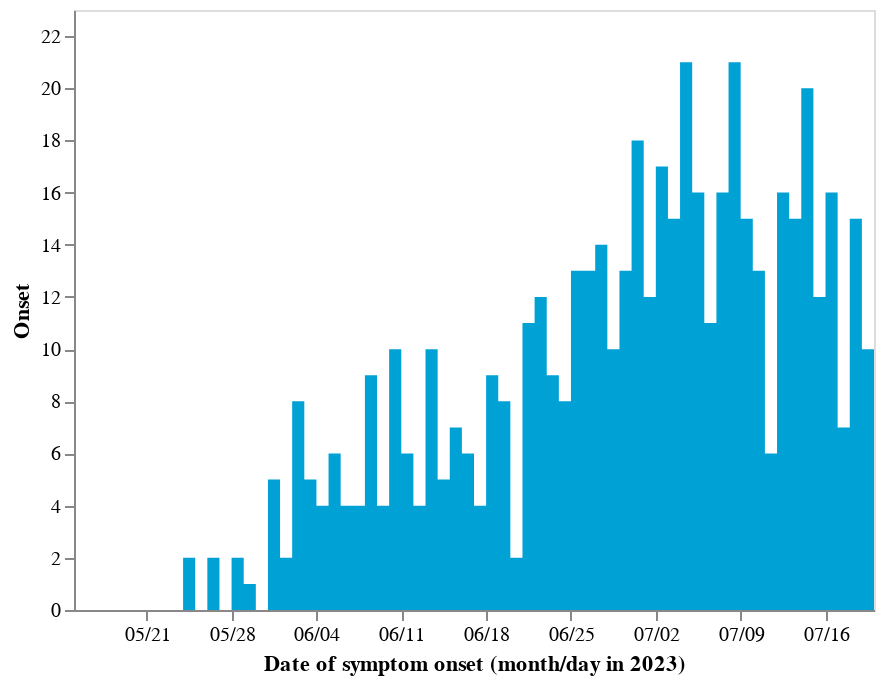

The code cell stored with this chart in its notebook:
### Code cell
clrs_ = ["#00a1d5", "#fee391", "#d8daeb", "#bababa", "k"]
colors = ['#4575b4', '#fdae61']
Df_cases_ = Df_cases_method2

base = alt.Chart(Df_cases_).encode(
    alt.X('Date', axis=alt.Axis(title="Date of symptom onset (month/day in 2023)", format = ("%m/%d")), 
          scale=alt.Scale(domain=[mindate, maxdate_to_show]))
)

ymx = 23; Rtmax=8
bar_cases_obs = base.mark_area(interpolate='step-before', color=clrs_[0], binSpacing=0, width=5.25, clip=True).encode(
    alt.Y('Onset:Q', scale=alt.Scale(domain=[0, ymx]), sort=['local', 'imported'][::-1])
)

chart = alt.layer(bar_cases_obs).configure_range(
        category=alt.RangeScheme(clrs_)
).resolve_scale(y = 'independent').properties(width=400, height=300).configure_axis(grid=False)

# save_chart(chart, f'figures/{basename}.svg')

chart

### Figure 1 — Vega-Lite specification as saved in the notebook (floating-point values rounded to 4 significant figures)
{"config": {"view": {"continuousWidth": 300, "continuousHeight": 300}, "axis": {"grid": false}, "range": {"category": ["#00a1d5", "#fee391", "#d8daeb", "#bababa", "k"]}}, "layer": [{"mark": {"type": "area", "binSpacing": 0, "clip": true, "color": "#00a1d5", "interpolate": "step-before", "width": 5.25}, "encoding": {"x": {"axis": {"format": "%m/%d", "title": "Date of symptom onset (month/day in 2023)"}, "field": "Date", "scale": {"domain": ["2023-05-15T00:00:00", "2023-07-20T00:00:00"]}, "type": "temporal"}, "y": {"field": "Onset", "scale": {"domain": [0, 23]}, "sort": ["imported", "local"], "type": "quantitative"}}}], "data": {"name": "data-9fc069cece2ba9dd707d8c81b9c4edba"}, "height": 300, "resolve": {"scale": {"y": "independent"}}, "width": 400, "$schema": "https://vega.github.io/schema/vega-lite/v5.14.1.json", "datasets": {"data-9fc069cece2ba9dd707d8c81b9c4edba": [{"Date": "2023-05-15T00:00:00", "Onset": 0, "Reported": 0, "Diagnosis": 0}, {"Date": "2023-05-16T00:00:00", "Onset": 0, "Reported": 2, "Diagnosis": 0}, {"Date": "2023-05-17T00:00:00", "Onset": 0, "Reported": 0, "Diagnosis": 0}, {"Date": "2023-05-18T00:00:00", "Onset": 0, "Reported": 0, "Diagnosis": 0}, {"Date": "2023-05-19T00:00:00", "Onset": 0, "Reported": 0, "Diagnosis": 0}, {"Date": "2023-05-20T00:00:00", "Onset": 0, "Reported": 0, "Diagnosis": 0}, {"Date": "2023-05-21T00:00:00", "Onset": 0, "Reported": 0, "Diagnosis": 0}, {"Date": "2023-05-22T00:00:00", "Onset": 0, "Reported": 0, "Diagnosis": 0}, {"Date": "2023-05-23T00:00:00", "Onset": 0, "Reported": 0, "Diagnosis": 0}, {"Date": "2023-05-24T00:00:00", "Onset": 0, "Reported": 0, "Diagnosis": 0}, {"Date": "2023-05-25T00:00:00", "Onset": 2, "Reported": 0, "Diagnosis": 0}, {"Date": "2023-05-26T00:00:00", "Onset": 0, "Reported": 0, "Diagnosis": 0}, {"Date": "2023-05-27T00:00:00", "Onset": 2, "Reported": 0, "Diagnosis": 0}, {"Date": "2023-05-28T00:00:00", "Onset": 0, "Reported": 0, "Diagnosis": 0}, {"Date": "2023-05-29T00:00:00", "Onset": 2, "Reported": 0, "Diagnosis": 0}, {"Date": "2023-05-30T00:00:00", "Onset": 1, "Reported": 0, "Diagnosis": 0}, {"Date": "2023-05-31T00:00:00", "Onset": 0, "Reported": 0, "Diagnosis": 0}, {"Date": "2023-06-01T00:00:00", "Onset": 5, "Reported": 0, "Diagnosis": 0}, {"Date": "2023-06-02T00:00:00", "Onset": 2, "Reported": 0, "Diagnosis": 0}, {"Date": "2023-06-03T00:00:00", "Onset": 8, "Reported": 0, "Diagnosis": 0}, {"Date": "2023-06-04T00:00:00", "Onset": 5, "Reported": 0, "Diagnosis": 0}, {"Date": "2023-06-05T00:00:00", "Onset": 4, "Reported": 0, "Diagnosis": 0}, {"Date": "2023-06-06T00:00:00", "Onset": 6, "Reported": 5, "Diagnosis": 0}, {"Date": "2023-06-07T00:00:00", "Onset": 4, "Reported": 0, "Diagnosis": 0}, {"Date": "2023-06-08T00:00:00", "Onset": 4, "Reported": 0, "Diagnosis": 0}, {"Date": "2023-06-09T00:00:00", "Onset": 9, "Reported": 0, "Diagnosis": 0}, {"Date": "2023-06-10T00:00:00", "Onset": 4, "Reported": 0, "Diagnosis": 1}, {"Date": "2023-06-11T00:00:00", "Onset": 10, "Reported": 0, "Diagnosis": 0}, {"Date": "2023-06-12T00:00:00", "Onset": 6, "Reported": 0, "Diagnosis": 0}, {"Date": "2023-06-13T00:00:00", "Onset": 4, "Reported": 0, "Diagnosis": 1}, {"Date": "2023-06-14T00:00:00", "Onset": 10, "Reported": 0, "Diagnosis": 0}, {"Date": "2023-06-15T00:00:00", "Onset": 5, "Reported": 0, "Diagnosis": 0}, {"Date": "2023-06-16T00:00:00", "Onset": 7, "Reported": 0, "Diagnosis": 0}, {"Date": "2023-06-17T00:00:00", "Onset": 6, "Reported": 0, "Diagnosis": 0}, {"Date": "2023-06-18T00:00:00", "Onset": 4, "Reported": 0, "Diagnosis": 0}, {"Date": "2023-06-19T00:00:00", "Onset": 9, "Reported": 0, "Diagnosis": 0}, {"Date": "2023-06-20T00:00:00", "Onset": 8, "Reported": 0, "Diagnosis": 0}, {"Date": "2023-06-21T00:00:00", "Onset": 2, "Reported": 0, "Diagnosis": 0}, {"Date": "2023-06-22T00:00:00", "Onset": 11, "Reported": 0, "Diagnosis": 0}, {"Date": "2023-06-23T00:00:00", "Onset": 12, "Reported": 0, "Diagnosis": 0}, {"Date": "2023-06-24T00:00:00", "Onset": 9, "Reported": 0, "Diagnosis": 0}, {"Date": "2023-06-25T00:00:00", "Onset": 8, "Reported": 0, "Diagnosis": 0}, {"Date": "2023-06-26T00:00:00", "Onset": 13, "Reported": 0, "Diagnosis": 0}, {"Date": "2023-06-27T00:00:00", "Onset": 13, "Reported": 0, "Diagnosis": 0}, {"Date": "2023-06-28T00:00:00", "Onset": 14, "Reported": 0, "Diagnosis": 0}, {"Date": "2023-06-29T00:00:00", "Onset": 10, "Reported": 0, "Diagnosis": 0}, {"Date": "2023-06-30T00:00:00", "Onset": 13, "Reported": 0, "Diagnosis": 0}, {"Date": "2023-07-01T00:00:00", "Onset": 18, "Reported": 0, "Diagnosis": 1}, {"Date": "2023-07-02T00:00:00", "Onset": 12, "Reported": 0, "Diagnosis": 1}, {"Date": "2023-07-03T00:00:00", "Onset": 17, "Reported": 0, "Diagnosis": 0}, {"Date": "2023-07-04T00:00:00", "Onset": 15, "Reported": 0, "Diagnosis": 0}, {"Date": "2023-07-05T00:00:00", "Onset": 21, "Reported": 0, "Diagnosis": 0}, {"Date": "2023-07-06T00:00:00", "Onset": 16, "Reported": 0, "Diagnosis": 0}, {"Date": "2023-07-07T00:00:00", "Onset": 11, "Reported": 0, "Diagnosis": 0}, {"Date": "2023-07-08T00:00:00", "Onset": 16, "Reported": 0, "Diagnosis": 2}, {"Date": "2023-07-09T00:00:00", "Onset": 21, "Reported": 0, "Diagnosis": 1}, {"Date": "2023-07-10T00:00:00", "Onset": 15, "Reported": 0, "Diagnosis": 0}, {"Date": "2023-07-11T00:00:00", "Onset": 13, "Reported": 0, "Diagnosis": 0}, {"Date": "2023-07-12T00:00:00", "Onset": 6, "Reported": 0, "Diagnosis": 0}, {"Date": "2023-07-13T00:00:00", "Onset": 16, "Reported": 0, "Diagnosis": 1}, {"Date": "2023-07-14T00:00:00", "Onset": 15, "Reported": 0, "Diagnosis": 1}, {"Date": "2023-07-15T00:00:00", "Onset": 20, "Reported": 0, "Diagnosis": 0}, {"Date": "2023-07-16T00:00:00", "Onset": 12, "Reported": 0, "Diagnosis": 0}, {"Date": "2023-07-17T00:00:00", "Onset": 16, "Reported": 0, "Diagnosis": 0}, {"Date": "2023-07-18T00:00:00", "Onset": 7, "Reported": 0, "Diagnosis": 0}, {"Date": "2023-07-19T00:00:00", "Onset": 15, "Reported": 0, "Diagnosis": 0}, {"Date": "2023-07-20T00:00:00", "Onset": 10, "Reported": 0, "Diagnosis": 0}]}}
